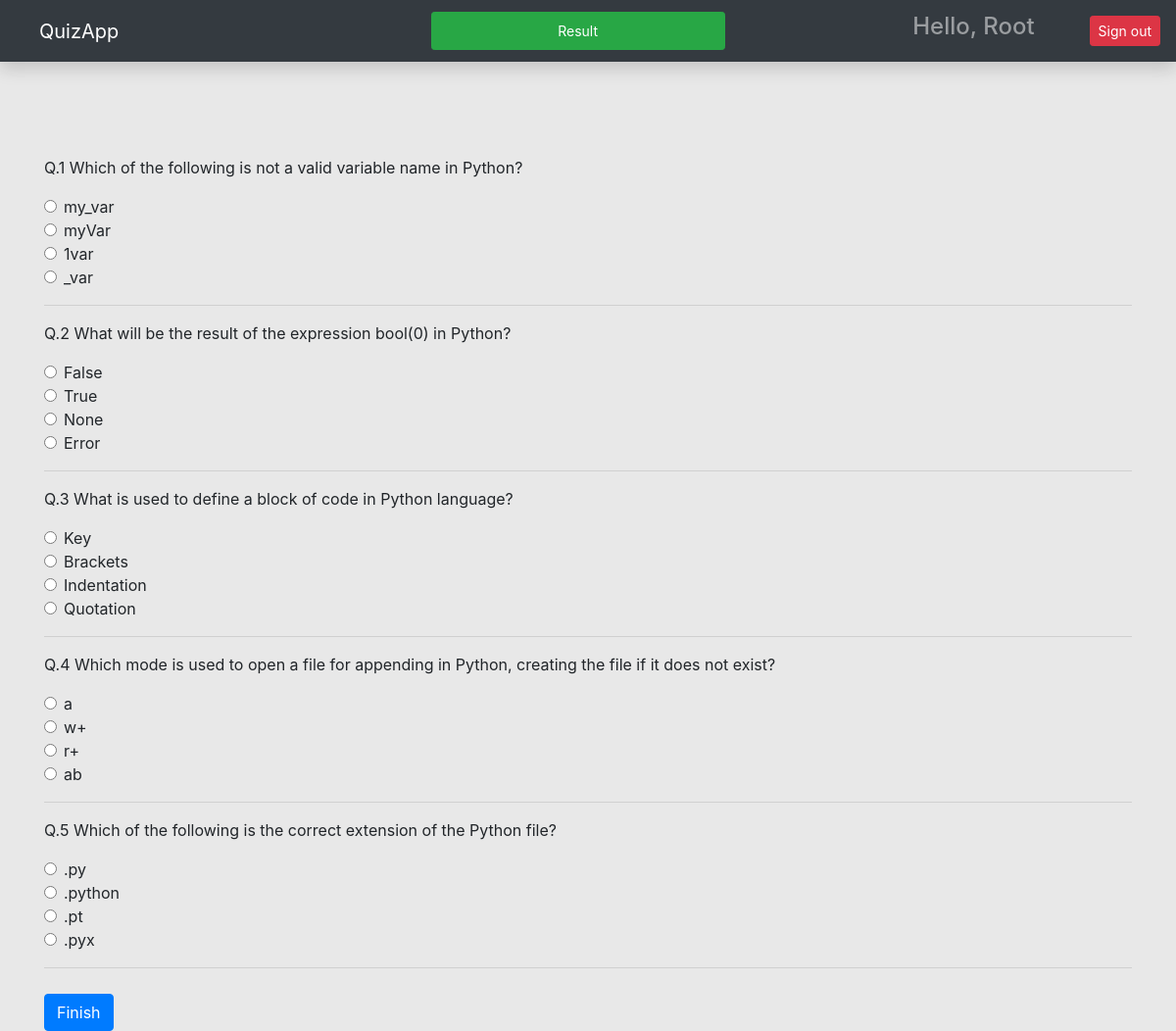
The page /quiz/index-page (signed in) on the database its author committed.
### quiz/models.py (models this page shows, shortened)
class Question(models.Model):
    question = models.CharField(max_length=250)
    answer = models.CharField(max_length=100)
    option_one = models.CharField(max_length=100)
    option_two = models.CharField(max_length=100)
    option_three = models.CharField(max_length=100, blank=True)
    option_four = models.CharField(max_length=100, blank=True)
    created_at = models.DateTimeField(auto_now_add=True)
    updated_at = models.DateTimeField(auto_now=True)

### quiz/views.py (the view, shortened to what this page needs)
# urls.py: path('index-page', index_page, name='index_page'),
@login_required(login_url='/login/')
def index_page(request):
    questions = Question.objects.order_by('?')[:5]
    context = {'questions': questions}
    if request.method == "GET":
        return render(request, 'quiz.html', context)

### templates/quiz.html (shortened to what this page needs)
{% extends 'base.html' %}
{% load static %}
{% block content %}
<div id="section1">
    <div class="container mt-5 pt-5">
        <form action="" method="post">
            {% for question in questions %}
            <p>Q.{{forloop.counter}} {{question.question}}</p>
            <div class="form-check">
                <input class="form-check-input" type="radio" name="q{{forloop.counter}}o" id="q{{forloop.counter}}o1"
                    value="{{question.option_one}}">
                {{question.option_one}}
            </div>
            <div class="form-check">
                <input class="form-check-input" type="radio" name="q{{forloop.counter}}o" id="q{{forloop.counter}}o2"
                    value="{{question.option_two}}">
                {{question.option_two}}
            </div>
            <div class="form-check">
                <input class="form-check-input" type="radio" name="q{{forloop.counter}}o" id="q{{forloop.counter}}o3"
                    value="{{question.option_three}}">
                {{question.option_three}}
            </div>
            <div class="form-check lower-radio">
                <input class="form-check-input" type="radio" name="q{{forloop.counter}}o" id="q{{forloop.counter}}o4"
                    value="{{question.option_four}}">
                {{question.option_four}}
            </div>
            <hr>
            {% endfor %}
            <input class="btn btn-primary check-btn" type="submit" value="Finish" />
        </form>
    </div>
</div>
{% endblock content %}

### templates/base.html (shortened to what this page needs)
{% load static %}
<html lang="en">
<head>
  <link href="{% static 'css/bootstrap.min.css'%}" rel="stylesheet" />
  <link href="{% static 'css/main.css'%}" rel="stylesheet" />
  <link rel="stylesheet" href="https://maxcdn.bootstrapcdn.com/bootstrap/4.0.0/css/bootstrap.min.css" />
  <link rel="stylesheet" href="{% static 'css/styles.css' %}">
</head>
<body>
  <nav class="navbar navbar-dark sticky-top bg-dark flex-md-nowrap p-0 shadow">
    <a class="navbar-brand col-md-3 col-lg-2 me-0 px-3 ml-4" href="{% url 'index_page' %}">QuizApp</a>
    <a class="nav-link btn col-md-3 me-0 px-3 ml-4 btn-success btn-sm" href="{% url 'result' %}">Result</a>
    <ul class="navbar-nav px-3" style="display: flex; flex-direction: row; align-items:center;">
      <li class="nav-item text-nowrap">
        <div href="" class="nav-link">
          <h4 class="text text-capitalize">
            Hello, {{request.user.username}}
          </h4>
        </div>
      </li>
      <li class="nav-item text-nowrap mt-3 ml-2">
        <form action="{% url 'logout' %}" method="post">
          <input class="btn btn-danger btn-sm ml-5" type="submit" value="Sign out">
        </form>
      </li>
    </ul>
  </nav>
  {% block content %}
  {% endblock content %}
</body>
</html>

### quiz/static/css/styles.css (style rules this page uses)
body { background-color: #e8e8e8; }
.check-btn { margin-top: 10px; }
.lower-radio { margin-bottom: 10px; }
#section1 { height: 100vh; }

### rows shown on the page
Question: question "Which of the following is not a valid variable name in Python?", option_one "my_var", option_two "myVar", option_three "1var", option_four "_var"
Question: question "What will be the result of the expression bool(0) in Python?", option_one "False", option_two "True", option_three "None", option_four "Error"
Question: question "What is used to define a block of code in Python language?", option_one "Key", option_two "Brackets", option_three "Indentation", option_four "Quotation"
Question: question "Which mode is used to open a file for appending in Python, creating the file if it does not exist?", option_one "a", option_two "w+", option_three "r+", option_four "ab"
Question: question "Which of the following is the correct extension of the Python file?", option_one ".py", option_two ".python", option_three ".pt", option_four ".pyx"

### other values the page prints
{{ request.user.username }} "Root"
